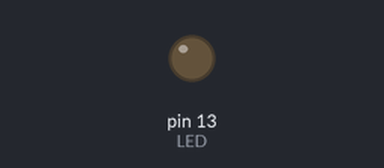
A sketch run on a simulated Arduino Uno, built with avr-gcc and run on an emulated ATmega328P. Shown: output pins drawn as LEDs (lit = HIGH). What the sketch prints to the serial monitor is not drawn.

Above: at 0.1 s.
At 3.1 s:
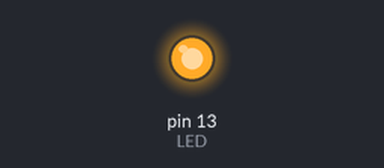
Timing chart, 0 to 4.6 s (numbered marks = the images above):
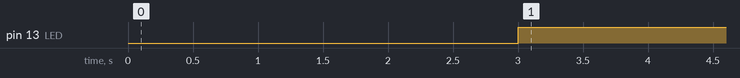

The sketch:

bluetooth.ino
```cpp
/*
HC05 - Bluetooth AT-Command mode
modified on 10 Feb 2019
by Saeed Hosseini
https://electropeak.com/learn/
*/
#include <SoftwareSerial.h>
SoftwareSerial MyBlue(0, 1
); // RX | TX
int flag = 0;
int LED = 13;  /* On Uno, pin 13 is a regular IO pin, but also connected to LED */
void setup()
{
 Serial.begin(9600);
 MyBlue.begin(9600);
 pinMode(LED, OUTPUT);
 Serial.println("Ready to connect\nDefualt password is 1234 or 000");
 delay(3000);
}
void loop()
{
 if (MyBlue.available())
   flag = MyBlue.read();
 if (flag == 1)
 {
   digitalWrite(LED, HIGH);
   Serial.println("LED On");
 }
 else if (flag == 0)
 {
   digitalWrite(LED, HIGH);
   Serial.println("LED Off");
 }
}
```

Measured:
- by itself, pin 13 (LED): LOW → HIGH at 3.0 s
